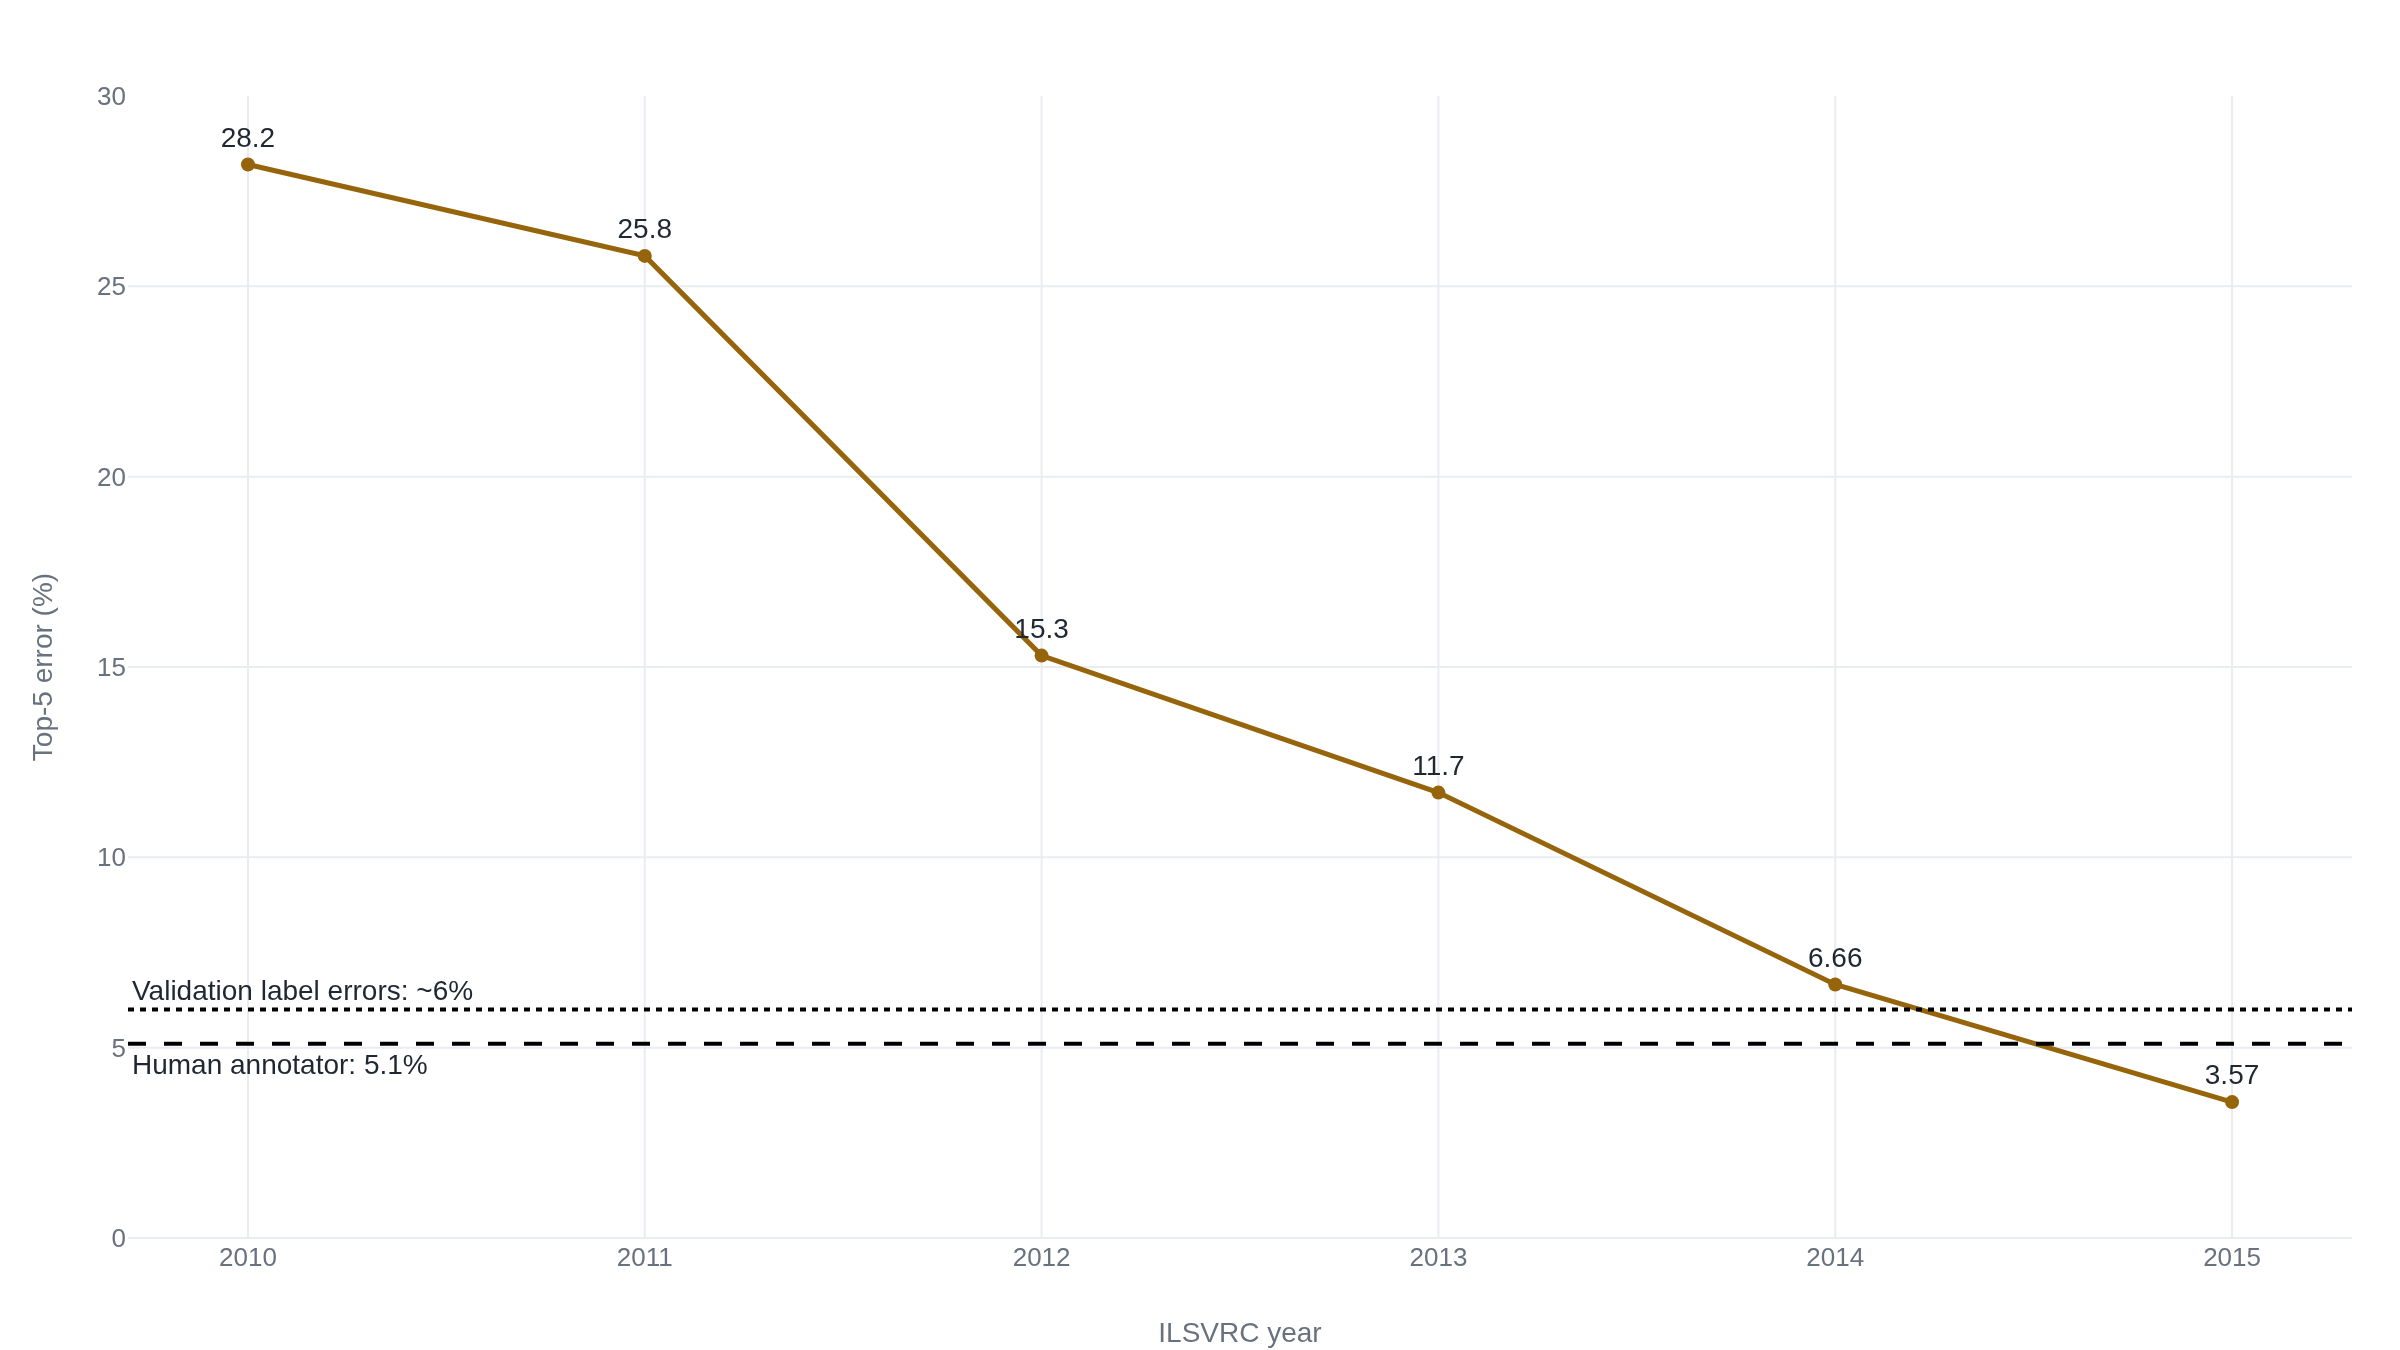

Write Python code to recreate this figure.
import plotly.graph_objects as go

# Best (winning) ILSVRC top-5 error rate per year, 2010-2015, in percent.
# 2010-2014 winning entries and the 5.1% human figure are from Russakovsky
# et al. 2015 (arXiv:1409.0575), Tables 6-7 and Sec 6.4.1; the 2015 winning
# entry (ResNet, 3.57%) is from He et al. 2015 (arXiv:1512.03385, Abstract).
# The ~6% label-error band is the human-validated outright-error rate in the
# 50,000-image validation set from Northcutt et al. 2021 (arXiv:2103.14749,
# 2,916/50,000 = 5.83%, rounded to 6%). Winning entry per year: 2010 NEC,
# 2011 XRCE, 2012 AlexNet (15.3% test), 2013 Clarifai, 2014 GoogLeNet,
# 2015 ResNet.
years = ["2010", "2011", "2012", "2013", "2014", "2015"]
top5_error = [28.2, 25.8, 15.3, 11.7, 6.66, 3.57]
labels = ["28.2", "25.8", "15.3", "11.7", "6.66", "3.57"]

fig = go.Figure()
fig.add_trace(
    go.Scatter(
        name="Winning top-5 error",
        x=years,
        y=top5_error,
        mode="lines+markers+text",
        text=labels,
        textposition="top center",
        cliponaxis=False,
    )
)

# Reference bands the curve falls into by 2015.
fig.add_hline(
    y=6.0,
    line_dash="dot",
    annotation_text="Validation label errors: ~6%",
    annotation_position="top left",
)
fig.add_hline(
    y=5.1,
    line_dash="dash",
    annotation_text="Human annotator: 5.1%",
    annotation_position="bottom left",
)

fig.update_layout(
    yaxis_title="Top-5 error (%)",
    xaxis_title="ILSVRC year",
)
fig.update_yaxes(range=[0, 30])
